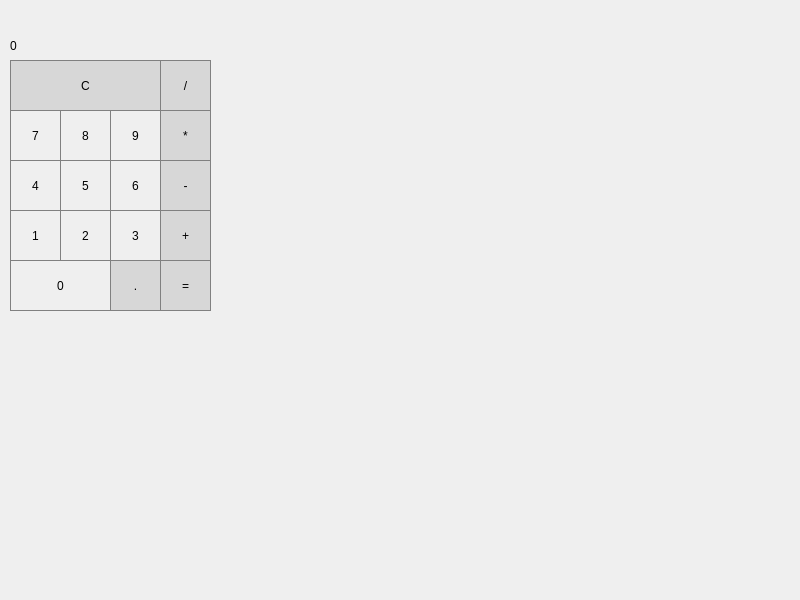
<?xml version="1.0" encoding="UTF-8"?>
<ui version="4.0">
 <class>MainWindow</class>
 <widget class="QMainWindow" name="MainWindow">
  <property name="geometry">
   <rect>
    <x>0</x>
    <y>0</y>
    <width>800</width>
    <height>600</height>
   </rect>
  </property>
  <property name="windowTitle">
   <string>MainWindow</string>
  </property>
  <widget class="QWidget" name="centralwidget">
   <widget class="QLabel" name="result">
    <property name="geometry">
     <rect>
      <x>10</x>
      <y>30</y>
      <width>201</width>
      <height>31</height>
     </rect>
    </property>
    <property name="styleSheet">
     <string notr="true">QLabel {
  qproperty-alignment: 'AlignVCenter | AlignRight';
  border: 1px solid gray;
}

background-color : white;
</string>
    </property>
    <property name="text">
     <string>0</string>
    </property>
   </widget>
   <widget class="QPushButton" name="op_clear">
    <property name="geometry">
     <rect>
      <x>10</x>
      <y>60</y>
      <width>151</width>
      <height>51</height>
     </rect>
    </property>
    <property name="styleSheet">
     <string notr="true">QPushButton {
  background-color: rgb(215, 215, 215);
  border: 1px solid gray;
}
QPushButton:pressed {
    background-color: qlineargradient(x1: 0, y1: 0, x2: 0, y2: 1,
                                      stop: 0 #BEBEBE, stop: 1 #D7D7D7);
}
</string>
    </property>
    <property name="text">
     <string>C</string>
    </property>
   </widget>
   <widget class="QPushButton" name="op_divide">
    <property name="geometry">
     <rect>
      <x>160</x>
      <y>60</y>
      <width>51</width>
      <height>51</height>
     </rect>
    </property>
    <property name="styleSheet">
     <string notr="true">QPushButton {
  background-color: rgb(215, 215, 215);
  border: 1px solid gray;
}
QPushButton:pressed {
    background-color: qlineargradient(x1: 0, y1: 0, x2: 0, y2: 1,
                                      stop: 0 #BEBEBE, stop: 1 #D7D7D7);
}
</string>
    </property>
    <property name="text">
     <string>/</string>
    </property>
   </widget>
   <widget class="QPushButton" name="num_9">
    <property name="geometry">
     <rect>
      <x>110</x>
      <y>110</y>
      <width>51</width>
      <height>51</height>
     </rect>
    </property>
    <property name="styleSheet">
     <string notr="true">QPushButton {
   border: 1px solid gray;
}
QPushButton:pressed {
    background-color: qlineargradient(x1: 0, y1: 0, x2: 0, y2: 1,
                                      stop: 0 #dadbde, stop: 1 #f6f7fa);
}
</string>
    </property>
    <property name="text">
     <string>9</string>
    </property>
   </widget>
   <widget class="QPushButton" name="op_multiply">
    <property name="geometry">
     <rect>
      <x>160</x>
      <y>110</y>
      <width>51</width>
      <height>51</height>
     </rect>
    </property>
    <property name="styleSheet">
     <string notr="true">QPushButton {
  background-color: rgb(215, 215, 215);
  border: 1px solid gray;
}
QPushButton:pressed {
    background-color: qlineargradient(x1: 0, y1: 0, x2: 0, y2: 1,
                                      stop: 0 #BEBEBE, stop: 1 #D7D7D7);
}
</string>
    </property>
    <property name="text">
     <string>*</string>
    </property>
   </widget>
   <widget class="QPushButton" name="num_7">
    <property name="geometry">
     <rect>
      <x>10</x>
      <y>110</y>
      <width>51</width>
      <height>51</height>
     </rect>
    </property>
    <property name="styleSheet">
     <string notr="true">QPushButton {
   border: 1px solid gray;
}
QPushButton:pressed {
    background-color: qlineargradient(x1: 0, y1: 0, x2: 0, y2: 1,
                                      stop: 0 #dadbde, stop: 1 #f6f7fa);
}
</string>
    </property>
    <property name="text">
     <string>7</string>
    </property>
   </widget>
   <widget class="QPushButton" name="num_8">
    <property name="geometry">
     <rect>
      <x>60</x>
      <y>110</y>
      <width>51</width>
      <height>51</height>
     </rect>
    </property>
    <property name="styleSheet">
     <string notr="true">QPushButton {
   border: 1px solid gray;
}
QPushButton:pressed {
    background-color: qlineargradient(x1: 0, y1: 0, x2: 0, y2: 1,
                                      stop: 0 #dadbde, stop: 1 #f6f7fa);
}
</string>
    </property>
    <property name="text">
     <string>8</string>
    </property>
   </widget>
   <widget class="QPushButton" name="num_6">
    <property name="geometry">
     <rect>
      <x>110</x>
      <y>160</y>
      <width>51</width>
      <height>51</height>
     </rect>
    </property>
    <property name="styleSheet">
     <string notr="true">QPushButton {
   border: 1px solid gray;
}
QPushButton:pressed {
    background-color: qlineargradient(x1: 0, y1: 0, x2: 0, y2: 1,
                                      stop: 0 #dadbde, stop: 1 #f6f7fa);
}
</string>
    </property>
    <property name="text">
     <string>6</string>
    </property>
   </widget>
   <widget class="QPushButton" name="op_subtract">
    <property name="geometry">
     <rect>
      <x>160</x>
      <y>160</y>
      <width>51</width>
      <height>51</height>
     </rect>
    </property>
    <property name="styleSheet">
     <string notr="true">QPushButton {
  background-color: rgb(215, 215, 215);
  border: 1px solid gray;
}
QPushButton:pressed {
    background-color: qlineargradient(x1: 0, y1: 0, x2: 0, y2: 1,
                                      stop: 0 #BEBEBE, stop: 1 #D7D7D7);
}
</string>
    </property>
    <property name="text">
     <string>-</string>
    </property>
   </widget>
   <widget class="QPushButton" name="num_4">
    <property name="geometry">
     <rect>
      <x>10</x>
      <y>160</y>
      <width>51</width>
      <height>51</height>
     </rect>
    </property>
    <property name="styleSheet">
     <string notr="true">QPushButton {
   border: 1px solid gray;
}
QPushButton:pressed {
    background-color: qlineargradient(x1: 0, y1: 0, x2: 0, y2: 1,
                                      stop: 0 #dadbde, stop: 1 #f6f7fa);
}
</string>
    </property>
    <property name="text">
     <string>4</string>
    </property>
   </widget>
   <widget class="QPushButton" name="num_5">
    <property name="geometry">
     <rect>
      <x>60</x>
      <y>160</y>
      <width>51</width>
      <height>51</height>
     </rect>
    </property>
    <property name="styleSheet">
     <string notr="true">QPushButton {
   border: 1px solid gray;
}
QPushButton:pressed {
    background-color: qlineargradient(x1: 0, y1: 0, x2: 0, y2: 1,
                                      stop: 0 #dadbde, stop: 1 #f6f7fa);
}
</string>
    </property>
    <property name="text">
     <string>5</string>
    </property>
   </widget>
   <widget class="QPushButton" name="num_3">
    <property name="geometry">
     <rect>
      <x>110</x>
      <y>210</y>
      <width>51</width>
      <height>51</height>
     </rect>
    </property>
    <property name="styleSheet">
     <string notr="true">QPushButton {
   border: 1px solid gray;
}
QPushButton:pressed {
    background-color: qlineargradient(x1: 0, y1: 0, x2: 0, y2: 1,
                                      stop: 0 #dadbde, stop: 1 #f6f7fa);
}
</string>
    </property>
    <property name="text">
     <string>3</string>
    </property>
   </widget>
   <widget class="QPushButton" name="op_add">
    <property name="geometry">
     <rect>
      <x>160</x>
      <y>210</y>
      <width>51</width>
      <height>51</height>
     </rect>
    </property>
    <property name="styleSheet">
     <string notr="true">QPushButton {
  background-color: rgb(215, 215, 215);
  border: 1px solid gray;
}
QPushButton:pressed {
    background-color: qlineargradient(x1: 0, y1: 0, x2: 0, y2: 1,
                                      stop: 0 #BEBEBE, stop: 1 #D7D7D7);
}
</string>
    </property>
    <property name="text">
     <string>+</string>
    </property>
   </widget>
   <widget class="QPushButton" name="num_1">
    <property name="geometry">
     <rect>
      <x>10</x>
      <y>210</y>
      <width>51</width>
      <height>51</height>
     </rect>
    </property>
    <property name="styleSheet">
     <string notr="true">QPushButton {
   border: 1px solid gray;
}
QPushButton:pressed {
    background-color: qlineargradient(x1: 0, y1: 0, x2: 0, y2: 1,
                                      stop: 0 #dadbde, stop: 1 #f6f7fa);
}
</string>
    </property>
    <property name="text">
     <string>1</string>
    </property>
   </widget>
   <widget class="QPushButton" name="num_2">
    <property name="geometry">
     <rect>
      <x>60</x>
      <y>210</y>
      <width>51</width>
      <height>51</height>
     </rect>
    </property>
    <property name="styleSheet">
     <string notr="true">QPushButton {
   border: 1px solid gray;
}
QPushButton:pressed {
    background-color: qlineargradient(x1: 0, y1: 0, x2: 0, y2: 1,
                                      stop: 0 #dadbde, stop: 1 #f6f7fa);
}
</string>
    </property>
    <property name="text">
     <string>2</string>
    </property>
   </widget>
   <widget class="QPushButton" name="op_decimal">
    <property name="geometry">
     <rect>
      <x>110</x>
      <y>260</y>
      <width>51</width>
      <height>51</height>
     </rect>
    </property>
    <property name="styleSheet">
     <string notr="true">QPushButton {
  background-color: rgb(215, 215, 215);
  border: 1px solid gray;
}
QPushButton:pressed {
    background-color: qlineargradient(x1: 0, y1: 0, x2: 0, y2: 1,
                                      stop: 0 #BEBEBE, stop: 1 #D7D7D7);
}
</string>
    </property>
    <property name="text">
     <string>.</string>
    </property>
   </widget>
   <widget class="QPushButton" name="op_equals">
    <property name="geometry">
     <rect>
      <x>160</x>
      <y>260</y>
      <width>51</width>
      <height>51</height>
     </rect>
    </property>
    <property name="styleSheet">
     <string notr="true">QPushButton {
  background-color: rgb(215, 215, 215);
  border: 1px solid gray;
}
QPushButton:pressed {
    background-color: qlineargradient(x1: 0, y1: 0, x2: 0, y2: 1,
                                      stop: 0 #BEBEBE, stop: 1 #D7D7D7);
}
</string>
    </property>
    <property name="text">
     <string>=</string>
    </property>
   </widget>
   <widget class="QPushButton" name="num_0">
    <property name="geometry">
     <rect>
      <x>10</x>
      <y>260</y>
      <width>101</width>
      <height>51</height>
     </rect>
    </property>
    <property name="styleSheet">
     <string notr="true">QPushButton {
   border: 1px solid gray;
}
QPushButton:pressed {
    background-color: qlineargradient(x1: 0, y1: 0, x2: 0, y2: 1,
                                      stop: 0 #dadbde, stop: 1 #f6f7fa);
}
</string>
    </property>
    <property name="text">
     <string>0</string>
    </property>
   </widget>
  </widget>
 </widget>
 <resources/>
 <connections/>
</ui>
